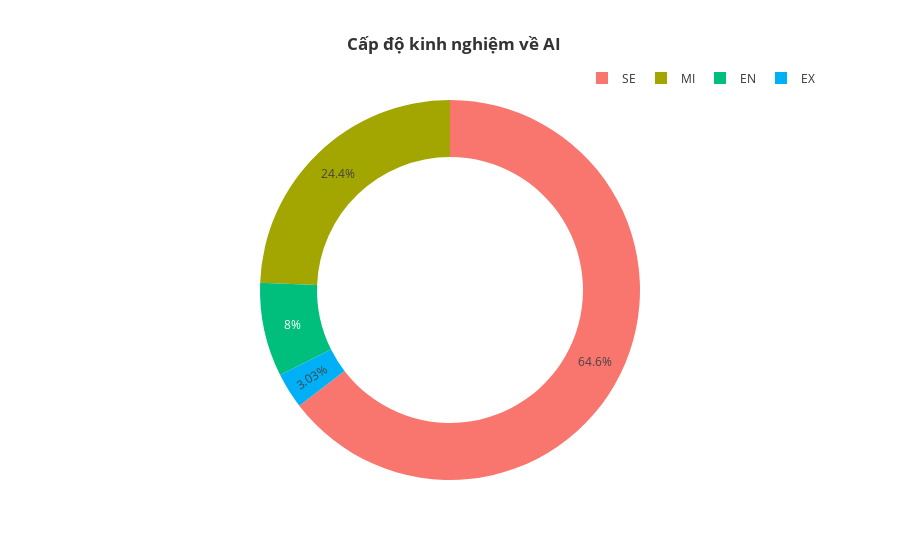

Notebook code for this chart:
### Code cell
fig=px.pie(df.groupby('experience_level',as_index=False)['salary_in_usd'].count().sort_values(by='salary_in_usd',ascending=False).head(10),names='experience_level',values='salary_in_usd',color='experience_level',hole=0.7,labels={'experience_level':'Experience level ','salary_in_usd':'count'},template='ggplot2',title='<b>  Cấp độ kinh nghiệm về AI')
fig.update_layout(title_x=0.5,legend=dict(orientation='h',yanchor='bottom',y=1.02,xanchor='right',x=1))

### Figure 1 — Plotly figure (JSON) as saved in the notebook; plotly's stock layout.template omitted (floating-point values rounded to 4 significant figures)
{"data": [{"customdata": [["SE"], ["MI"], ["EN"], ["EX"]], "domain": {"x": [0, 1], "y": [0, 1]}, "hole": 0.7, "hovertemplate": "Experience level =%{customdata[0]}<br>count=%{value}<extra></extra>", "labels": ["SE", "MI", "EN", "EX"], "legendgroup": "", "marker": {"colors": ["#F8766D", "#A3A500", "#00BF7D", "#00B0F6"]}, "name": "", "showlegend": true, "type": "pie", "values": [10652, 4024, 1319, 499]}], "layout": {"legend": {"orientation": "h", "tracegroupgap": 0, "x": 1, "xanchor": "right", "y": 1.02, "yanchor": "bottom"}, "title": {"text": "<b>  Cấp độ kinh nghiệm về AI", "x": 0.5}}}
